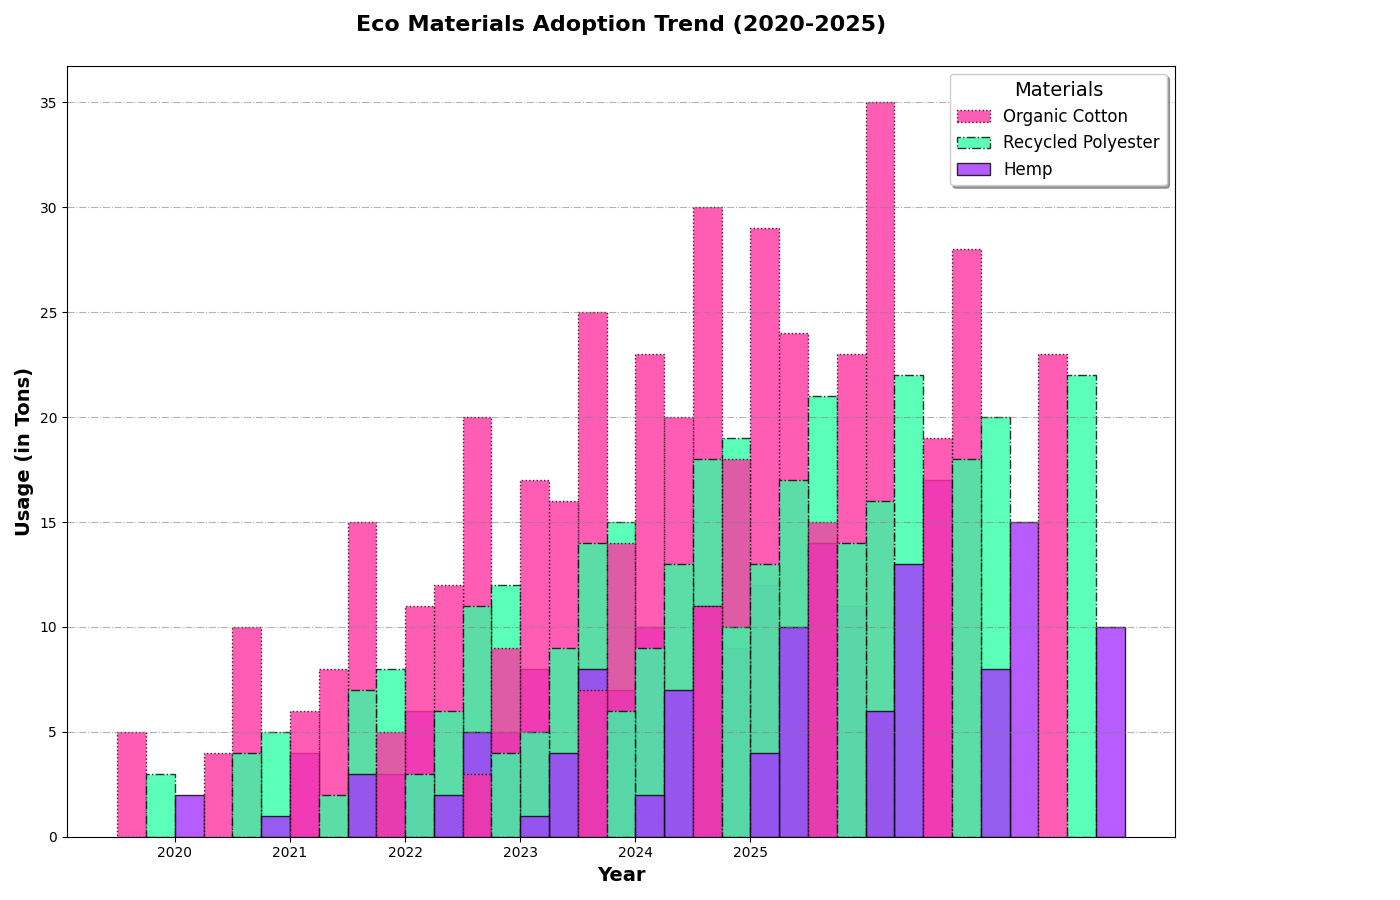

Write the Python code that produced this figure.
import matplotlib.pyplot as plt
import numpy as np

# Data for years and brands
years = np.arange(2020, 2026)
brands = ['Eco', 'Threads', 'Wear', 'Knits', 'Trend']

# Data arrays for different materials
organic_cotton = np.array([
    [5, 10, 15, 20, 25, 30],
    [4, 8, 12, 16, 20, 24],
    [6, 11, 17, 23, 29, 35],
    [5, 9, 14, 18, 23, 28],
    [3, 7, 11, 15, 19, 23]
])

recycled_polyester = np.array([
    [3, 5, 8, 12, 15, 19],
    [4, 7, 11, 14, 18, 21],
    [2, 6, 9, 13, 17, 22],
    [3, 5, 9, 13, 16, 20],
    [4, 6, 10, 14, 18, 22]
])

hemp = np.array([
    [2, 4, 6, 8, 10, 12],
    [1, 3, 5, 7, 9, 11],
    [3, 5, 8, 11, 14, 17],
    [2, 4, 7, 10, 13, 15],
    [1, 2, 4, 6, 8, 10]
])

# Creating a plot
fig, ax = plt.subplots(figsize=(14, 9))

# Bar properties
bar_width = 0.25
x_indexes = np.arange(len(years))
offset = bar_width * 3

# New style elements: colors and linestyle
colors = ['#FF33A1', '#33FFA5', '#A533FF']

# Plotting the bars with different markers
for i, brand in enumerate(brands):
    ax.bar(x_indexes + i * offset, organic_cotton[i], width=bar_width, label='Organic Cotton' if i == 0 else "", color=colors[0], alpha=0.8, edgecolor='black', linestyle='dotted')
    ax.bar(x_indexes + i * offset + bar_width, recycled_polyester[i], width=bar_width, label='Recycled Polyester' if i == 0 else "", color=colors[1], alpha=0.8, edgecolor='black', linestyle='dashdot')
    ax.bar(x_indexes + i * offset + bar_width * 2, hemp[i], width=bar_width, label='Hemp' if i == 0 else "", color=colors[2], alpha=0.8, edgecolor='black', linestyle='solid')
    
# Set labels and title with some styling
ax.set_xlabel('Year', fontsize=14, fontweight='bold')
ax.set_ylabel('Usage (in Tons)', fontsize=14, fontweight='bold')
ax.set_title('Eco Materials Adoption Trend (2020-2025)', fontsize=16, fontweight='bold', pad=25)

# Adjusted x-ticks for clarity
ax.set_xticks(x_indexes + 1.5 * bar_width)
ax.set_xticklabels(years)

# Legend settings
handles, labels = ax.get_legend_handles_labels()
unique_labels = dict(zip(labels, handles))
ax.legend(unique_labels.values(), unique_labels.keys(), loc='best', fontsize=12, title='Materials', title_fontsize='14', shadow=True, fancybox=True)

# Grid with modified style
ax.grid(axis='y', linestyle='-.', linewidth=0.8, color='grey', alpha=0.6)

# Layout adjustment for better appearance
plt.tight_layout(rect=[0, 0, 0.85, 1])

# Display the plot
plt.show()
